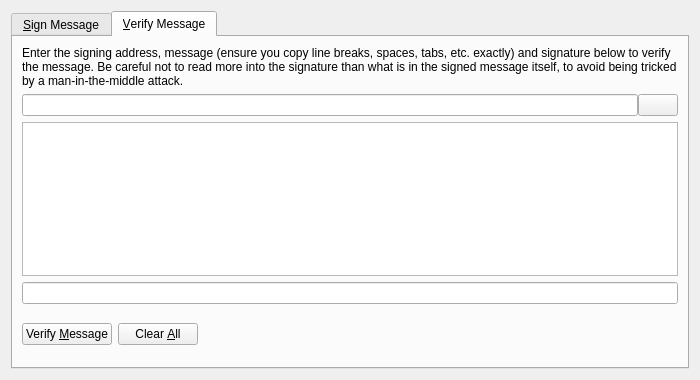
<?xml version="1.0" encoding="UTF-8"?>
<ui version="4.0">
 <class>SignVerifyMessageDialog</class>
 <widget class="QDialog" name="SignVerifyMessageDialog">
  <property name="geometry">
   <rect>
    <x>0</x>
    <y>0</y>
    <width>700</width>
    <height>380</height>
   </rect>
  </property>
  <property name="windowTitle">
   <string>Signatures - Sign / Verify a Message</string>
  </property>
  <property name="modal">
   <bool>true</bool>
  </property>
  <layout class="QVBoxLayout" name="verticalLayout">
   <item>
    <widget class="QTabWidget" name="tabWidget">
     <property name="currentIndex">
      <number>1</number>
     </property>
     <widget class="QWidget" name="tabSignMessage">
      <attribute name="title">
       <string>&amp;Sign Message</string>
      </attribute>
      <layout class="QVBoxLayout" name="verticalLayout_SM">
       <item>
        <widget class="QLabel" name="infoLabel_SM">
         <property name="text">
          <string>You can sign messages with your addresses to prove you own them. Be careful not to sign anything vague, as phishing attacks may try to trick you into signing your identity over to them. Only sign fully-detailed statements you agree to.</string>
         </property>
         <property name="textFormat">
          <enum>Qt::PlainText</enum>
         </property>
         <property name="wordWrap">
          <bool>true</bool>
         </property>
        </widget>
       </item>
       <item>
        <layout class="QHBoxLayout" name="horizontalLayout_1_SM">
         <property name="spacing">
          <number>0</number>
         </property>
         <item>
          <widget class="QValidatedLineEdit" name="addressIn_SM">
           <property name="toolTip">
            <string>The address to sign the message with (e.g. XwnLY9Tf7Zsef8gMGL2fhWA9ZmMjt4KPwg)</string>
           </property>
          </widget>
         </item>
         <item>
          <widget class="QPushButton" name="addressBookButton_SM">
           <property name="toolTip">
            <string>Choose previously used address</string>
           </property>
           <property name="text">
            <string/>
           </property>
           <property name="icon">
            <iconset resource="../chaincoin.qrc">
             <normaloff>:/icons/address-book2</normaloff>:/icons/address-book2</iconset>
           </property>
           <property name="shortcut">
            <string>Alt+A</string>
           </property>
           <property name="autoDefault">
            <bool>false</bool>
           </property>
          </widget>
         </item>
         <item>
          <widget class="QPushButton" name="pasteButton_SM">
           <property name="toolTip">
            <string>Paste address from clipboard</string>
           </property>
           <property name="text">
            <string/>
           </property>
           <property name="icon">
            <iconset resource="../chaincoin.qrc">
             <normaloff>:/icons/editpaste</normaloff>:/icons/editpaste</iconset>
           </property>
           <property name="shortcut">
            <string>Alt+P</string>
           </property>
           <property name="autoDefault">
            <bool>false</bool>
           </property>
          </widget>
         </item>
        </layout>
       </item>
       <item>
        <widget class="QPlainTextEdit" name="messageIn_SM">
         <property name="toolTip">
          <string>Enter the message you want to sign here</string>
         </property>
        </widget>
       </item>
       <item>
        <widget class="QLabel" name="signatureLabel_SM">
         <property name="text">
          <string>Signature</string>
         </property>
         <property name="textFormat">
          <enum>Qt::PlainText</enum>
         </property>
        </widget>
       </item>
       <item>
        <layout class="QHBoxLayout" name="horizontalLayout_2_SM">
         <property name="spacing">
          <number>0</number>
         </property>
         <item>
          <widget class="QLineEdit" name="signatureOut_SM">
           <property name="font">
            <font>
             <italic>true</italic>
            </font>
           </property>
           <property name="readOnly">
            <bool>true</bool>
           </property>
          </widget>
         </item>
         <item>
          <widget class="QPushButton" name="copySignatureButton_SM">
           <property name="toolTip">
            <string>Copy the current signature to the system clipboard</string>
           </property>
           <property name="text">
            <string/>
           </property>
           <property name="icon">
            <iconset resource="../chaincoin.qrc">
             <normaloff>:/icons/editcopy</normaloff>:/icons/editcopy</iconset>
           </property>
           <property name="autoDefault">
            <bool>false</bool>
           </property>
          </widget>
         </item>
        </layout>
       </item>
       <item>
        <layout class="QHBoxLayout" name="horizontalLayout_3_SM">
         <item>
          <widget class="QPushButton" name="signMessageButton_SM">
           <property name="toolTip">
            <string>Sign the message to prove you own this Chaincoin address</string>
           </property>
           <property name="text">
            <string>Sign &amp;Message</string>
           </property>
           <property name="icon">
            <iconset resource="../chaincoin.qrc">
             <normaloff>:/icons/sign</normaloff>:/icons/sign</iconset>
           </property>
           <property name="autoDefault">
            <bool>false</bool>
           </property>
          </widget>
         </item>
         <item>
          <widget class="QPushButton" name="clearButton_SM">
           <property name="toolTip">
            <string>Reset all sign message fields</string>
           </property>
           <property name="text">
            <string>Clear &amp;All</string>
           </property>
           <property name="icon">
            <iconset resource="../chaincoin.qrc">
             <normaloff>:/icons/remove</normaloff>:/icons/remove</iconset>
           </property>
           <property name="autoDefault">
            <bool>false</bool>
           </property>
          </widget>
         </item>
         <item>
          <spacer name="horizontalSpacer_1_SM">
           <property name="orientation">
            <enum>Qt::Horizontal</enum>
           </property>
           <property name="sizeHint" stdset="0">
            <size>
             <width>40</width>
             <height>48</height>
            </size>
           </property>
          </spacer>
         </item>
         <item>
          <widget class="QLabel" name="statusLabel_SM">
           <property name="font">
            <font>
             <weight>75</weight>
             <bold>true</bold>
            </font>
           </property>
           <property name="text">
            <string/>
           </property>
           <property name="wordWrap">
            <bool>true</bool>
           </property>
          </widget>
         </item>
         <item>
          <spacer name="horizontalSpacer_2_SM">
           <property name="orientation">
            <enum>Qt::Horizontal</enum>
           </property>
           <property name="sizeHint" stdset="0">
            <size>
             <width>40</width>
             <height>48</height>
            </size>
           </property>
          </spacer>
         </item>
        </layout>
       </item>
      </layout>
     </widget>
     <widget class="QWidget" name="tabVerifyMessage">
      <attribute name="title">
       <string>&amp;Verify Message</string>
      </attribute>
      <layout class="QVBoxLayout" name="verticalLayout_VM">
       <item>
        <widget class="QLabel" name="infoLabel_VM">
         <property name="text">
          <string>Enter the signing address, message (ensure you copy line breaks, spaces, tabs, etc. exactly) and signature below to verify the message. Be careful not to read more into the signature than what is in the signed message itself, to avoid being tricked by a man-in-the-middle attack.</string>
         </property>
         <property name="textFormat">
          <enum>Qt::PlainText</enum>
         </property>
         <property name="alignment">
          <set>Qt::AlignLeading|Qt::AlignLeft|Qt::AlignTop</set>
         </property>
         <property name="wordWrap">
          <bool>true</bool>
         </property>
        </widget>
       </item>
       <item>
        <layout class="QHBoxLayout" name="horizontalLayout_1_VM">
         <property name="spacing">
          <number>0</number>
         </property>
         <item>
          <widget class="QValidatedLineEdit" name="addressIn_VM">
           <property name="toolTip">
            <string>The address the message was signed with (e.g. XwnLY9Tf7Zsef8gMGL2fhWA9ZmMjt4KPwg)</string>
           </property>
          </widget>
         </item>
         <item>
          <widget class="QPushButton" name="addressBookButton_VM">
           <property name="toolTip">
            <string>Choose previously used address</string>
           </property>
           <property name="text">
            <string/>
           </property>
           <property name="icon">
            <iconset resource="../chaincoin.qrc">
             <normaloff>:/icons/address-book</normaloff>:/icons/address-book</iconset>
           </property>
           <property name="shortcut">
            <string>Alt+A</string>
           </property>
           <property name="autoDefault">
            <bool>false</bool>
           </property>
          </widget>
         </item>
        </layout>
       </item>
       <item>
        <widget class="QPlainTextEdit" name="messageIn_VM"/>
       </item>
       <item>
        <widget class="QValidatedLineEdit" name="signatureIn_VM"/>
       </item>
       <item>
        <layout class="QHBoxLayout" name="horizontalLayout_2_VM">
         <item>
          <widget class="QPushButton" name="verifyMessageButton_VM">
           <property name="toolTip">
            <string>Verify the message to ensure it was signed with the specified Chaincoin address</string>
           </property>
           <property name="text">
            <string>Verify &amp;Message</string>
           </property>
           <property name="icon">
            <iconset resource="../chaincoin.qrc">
             <normaloff>:/icons/verify</normaloff>:/icons/verify</iconset>
           </property>
           <property name="autoDefault">
            <bool>false</bool>
           </property>
          </widget>
         </item>
         <item>
          <widget class="QPushButton" name="clearButton_VM">
           <property name="toolTip">
            <string>Reset all verify message fields</string>
           </property>
           <property name="text">
            <string>Clear &amp;All</string>
           </property>
           <property name="icon">
            <iconset resource="../chaincoin.qrc">
             <normaloff>:/icons/remove</normaloff>:/icons/remove</iconset>
           </property>
           <property name="autoDefault">
            <bool>false</bool>
           </property>
          </widget>
         </item>
         <item>
          <spacer name="horizontalSpacer_1_VM">
           <property name="orientation">
            <enum>Qt::Horizontal</enum>
           </property>
           <property name="sizeHint" stdset="0">
            <size>
             <width>40</width>
             <height>48</height>
            </size>
           </property>
          </spacer>
         </item>
         <item>
          <widget class="QLabel" name="statusLabel_VM">
           <property name="font">
            <font>
             <weight>75</weight>
             <bold>true</bold>
            </font>
           </property>
           <property name="text">
            <string/>
           </property>
           <property name="wordWrap">
            <bool>true</bool>
           </property>
          </widget>
         </item>
         <item>
          <spacer name="horizontalSpacer_2_VM">
           <property name="orientation">
            <enum>Qt::Horizontal</enum>
           </property>
           <property name="sizeHint" stdset="0">
            <size>
             <width>40</width>
             <height>48</height>
            </size>
           </property>
          </spacer>
         </item>
        </layout>
       </item>
      </layout>
     </widget>
    </widget>
   </item>
  </layout>
 </widget>
 <customwidgets>
  <customwidget>
   <class>QValidatedLineEdit</class>
   <extends>QLineEdit</extends>
   <header>qvalidatedlineedit.h</header>
  </customwidget>
 </customwidgets>
 <resources>
  <include location="../chaincoin.qrc"/>
 </resources>
 <connections/>
</ui>
